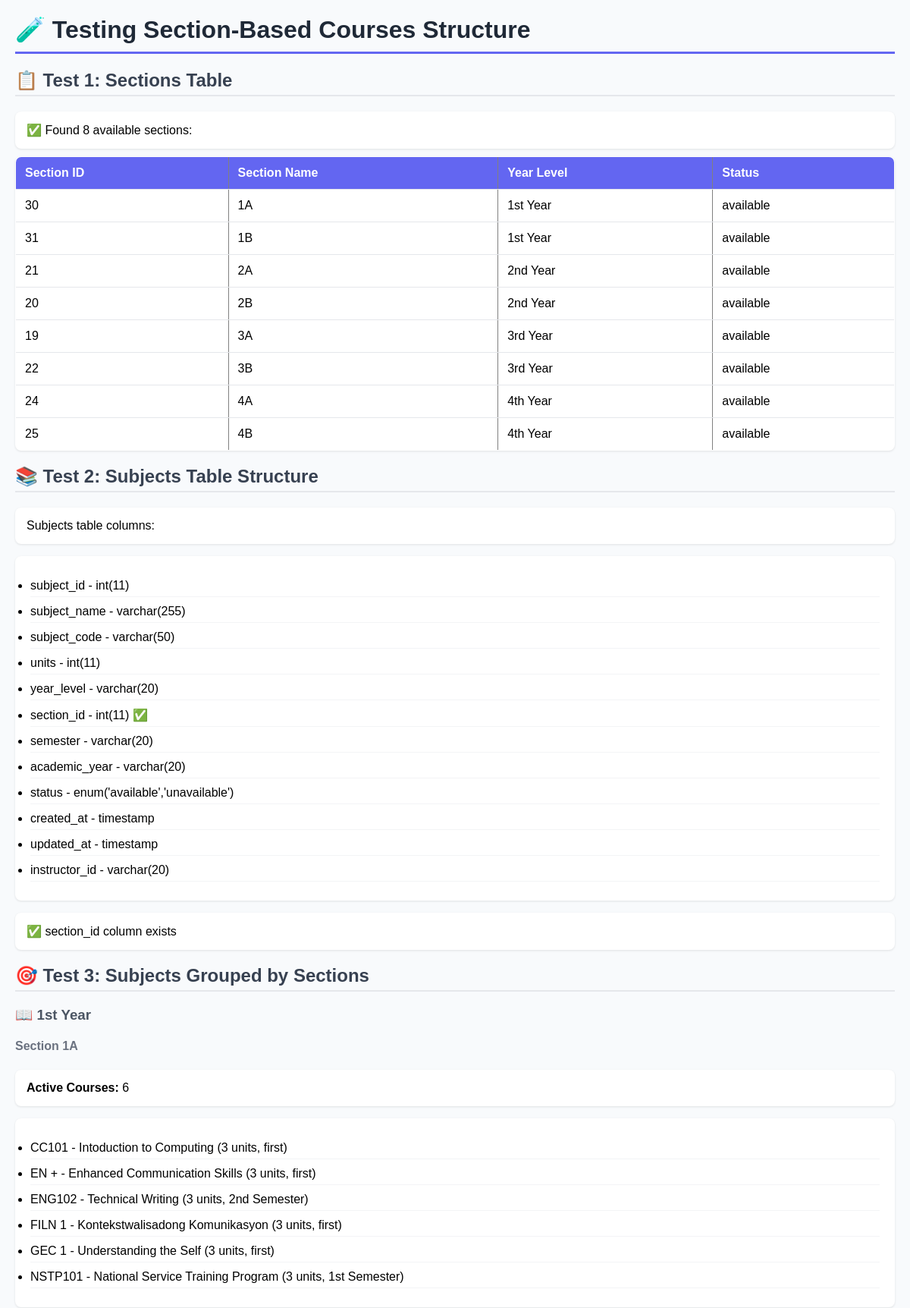
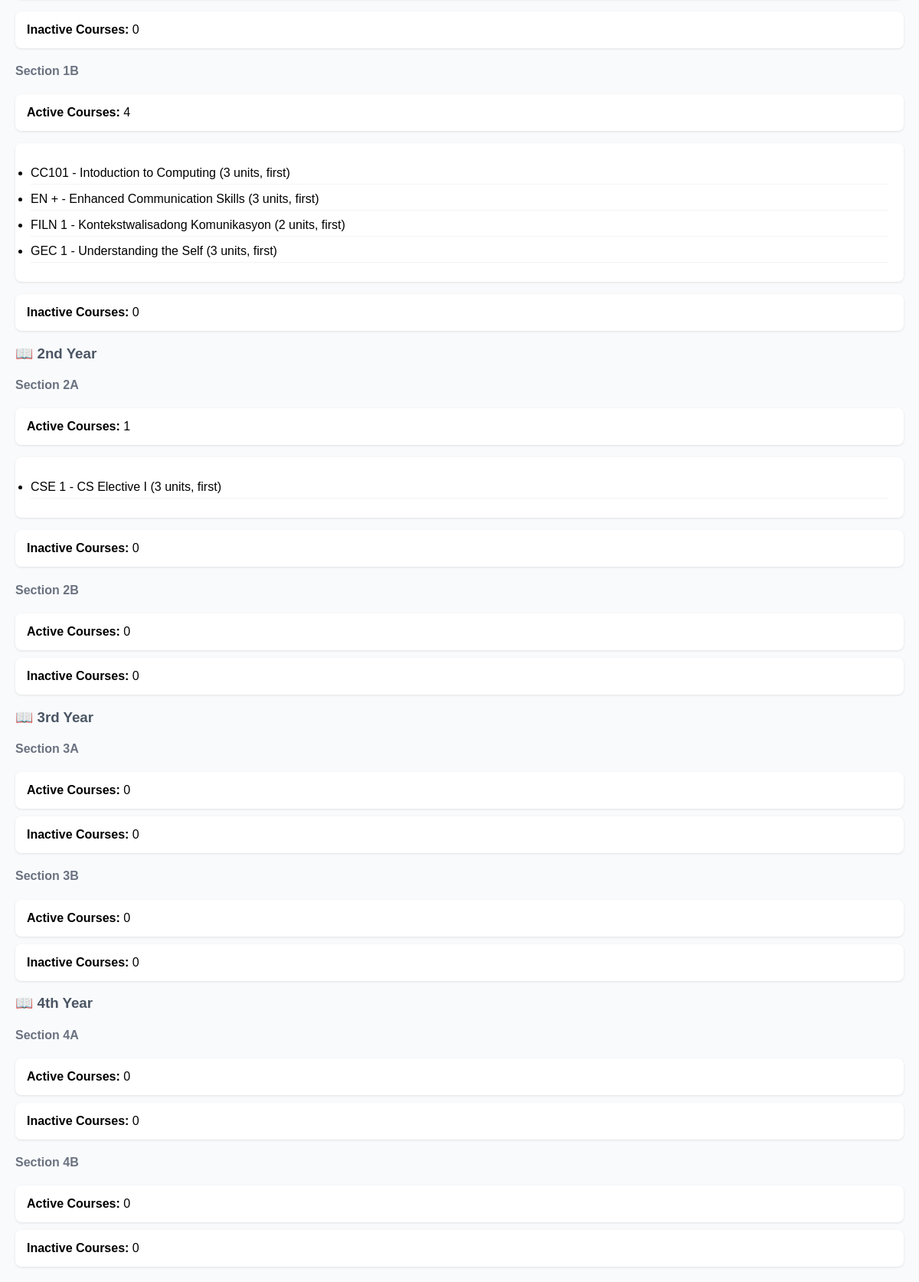
/test_section_based_courses.php, run on the app's committed database (2 pictures, top to bottom).
### tables this page shows
CREATE TABLE `sections` (
  `section_id` int NOT NULL AUTO_INCREMENT,
  `section_name` varchar(100) NOT NULL,
  `year_level` varchar(20) NOT NULL,
  `status` enum('available','unavailable') NOT NULL DEFAULT 'available',
  `created_at` timestamp NOT NULL DEFAULT CURRENT_TIMESTAMP,
  `updated_at` timestamp NOT NULL DEFAULT CURRENT_TIMESTAMP ON UPDATE CURRENT_TIMESTAMP,
  PRIMARY KEY (`section_id`),
  UNIQUE KEY `section_year` (`section_name`,`year_level`)
);

CREATE TABLE `subjects` (
  `subject_id` int NOT NULL AUTO_INCREMENT,
  `subject_name` varchar(255) NOT NULL,
  `subject_code` varchar(50) NOT NULL,
  `units` int NOT NULL DEFAULT '3',
  `year_level` varchar(20) NOT NULL,
  `section_id` int DEFAULT NULL,
  `semester` varchar(20) DEFAULT 'first',
  `academic_year` varchar(20) DEFAULT '2024-2025',
  `status` enum('available','unavailable') NOT NULL DEFAULT 'available',
  `created_at` timestamp NOT NULL DEFAULT CURRENT_TIMESTAMP,
  `updated_at` timestamp NOT NULL DEFAULT CURRENT_TIMESTAMP ON UPDATE CURRENT_TIMESTAMP,
  `instructor_id` varchar(20) DEFAULT NULL,
  PRIMARY KEY (`subject_id`),
  KEY `subject_code` (`subject_code`),
  KEY `idx_subjects_semester` (`semester`),
  KEY `idx_subjects_year_semester` (`year_level`,`semester`),
  KEY `idx_year_level` (`year_level`),
  KEY `idx_semester` (`semester`),
  KEY `idx_academic_year` (`academic_year`),
  KEY `idx_status` (`status`),
  KEY `idx_subjects_section_id` (`section_id`),
  CONSTRAINT `fk_subjects_section` FOREIGN KEY (`section_id`) REFERENCES `sections` (`section_id`) ON DELETE SET NULL
);

### config/database.php (called while the page is built, shortened)
<?php
class Database {
    private $host = DB_HOST;
    private $user = DB_USER;
    private $pass = DB_PASS;
    private $dbname = DB_NAME;
    private $dbh;
    private $stmt;
    public function __construct() {
        $dsn = 'mysql:host=' . $this->host . ';dbname=' . $this->dbname;
        $options = array(
            PDO::ATTR_PERSISTENT => true,
            PDO::ATTR_ERRMODE => PDO::ERRMODE_EXCEPTION
        );
        try {
            $this->dbh = new PDO($dsn, $this->user, $this->pass, $options);
        } catch(PDOException $e) {
            $this->error = $e->getMessage();
            throw new Exception("Database connection failed: " . $e->getMessage());
        }
    }
    public function query($query) {
        $this->stmt = $this->dbh->prepare($query);
    }
    public function bind($param, $value, $type = null) {
        if (is_null($type)) {
            switch (true) {
                case is_int($value):
                    $type = PDO::PARAM_INT;
                    break;
                default:
                    $type = PDO::PARAM_STR;
            }
        }
        $this->stmt->bindValue($param, $value, $type);
    }
    public function execute() {
        return $this->stmt->execute();
    }
    public function resultset() {
        $this->execute();
        return $this->stmt->fetchAll(PDO::FETCH_ASSOC);
    }
}

### test_section_based_courses.php (the view, shortened to what this page needs)
<?php
require_once 'config/database.php';
echo "<h1>🧪 Testing Section-Based Courses Structure</h1>";
try {
    $database = new Database();
    echo "<h2>📋 Test 1: Sections Table</h2>";
    $database->query("SELECT * FROM sections WHERE status = 'available' ORDER BY year_level, section_name");
    $database->execute();
    $sections = $database->resultset();
    if (!empty($sections)) {
        echo "<p>✅ Found " . count($sections) . " available sections:</p>";
        echo "<table border='1' style='border-collapse: collapse; width: 100%;'>";
        echo "<tr><th>Section ID</th><th>Section Name</th><th>Year Level</th><th>Status</th></tr>";
        foreach ($sections as $section) {
            echo "<tr>";
            echo "<td>" . htmlspecialchars($section['section_id']) . "</td>";
            echo "<td>" . htmlspecialchars($section['section_name']) . "</td>";
            echo "<td>" . htmlspecialchars($section['year_level']) . "</td>";
            echo "<td>" . htmlspecialchars($section['status']) . "</td>";
            echo "</tr>";
        }
        echo "</table>";
    } else {
        echo "<p>❌ No sections found</p>";
    }
    echo "<h2>📚 Test 2: Subjects Table Structure</h2>";
    $database->query("DESCRIBE subjects");
    $database->execute();
    $columns = $database->resultset();
    $hasSectionId = false;
    echo "<p>Subjects table columns:</p><ul>";
    foreach ($columns as $column) {
        echo "<li>" . htmlspecialchars($column['Field']) . " - " . htmlspecialchars($column['Type']);
        if ($column['Field'] === 'section_id') {
            $hasSectionId = true;
            echo " ✅";
        }
        echo "</li>";
    }
    echo "</ul>";
    if ($hasSectionId) {
        echo "<p>✅ section_id column exists</p>";
    } else {
        echo "<p>❌ section_id column missing</p>";
    }
    echo "<h2>🎯 Test 3: Subjects Grouped by Sections</h2>";
    $year_levels = ['1st Year', '2nd Year', '3rd Year', '4th Year'];
    foreach ($year_levels as $year_level) {
        echo "<h3>📖 " . htmlspecialchars($year_level) . "</h3>";
        $database->query("SELECT section_id, section_name FROM sections WHERE year_level = :year_level AND status = 'available' ORDER BY section_name");
        $database->bind(':year_level', $year_level);
        $database->execute();
        $yearSections = $database->resultset();
        if (!empty($yearSections)) {
            foreach ($yearSections as $section) {
                echo "<h4>Section " . htmlspecialchars($section['section_name']) . "</h4>";
                $database->query("SELECT s.subject_id, s.subject_code, s.subject_name, s.units, s.semester, s.status, sec.section_name
                                 FROM subjects s
                                 LEFT JOIN sections sec ON s.section_id = sec.section_id
                                 WHERE s.year_level = :year_level AND s.section_id = :section_id AND s.status = 'available'
                                 ORDER BY s.subject_code");
                $database->bind(':year_level', $year_level);
                $database->bind(':section_id', $section['section_id']);
                $database->execute();
                $activeSubjects = $database->resultset();
                $database->query("SELECT s.subject_id, s.subject_code, s.subject_name, s.units, s.semester, s.status, sec.section_name
                                 FROM subjects s
                                 LEFT JOIN sections sec ON s.section_id = sec.section_id
                                 WHERE s.year_level = :year_level AND s.section_id = :section_id AND s.status = 'unavailable'
                                 ORDER BY s.subject_code");
                $database->bind(':year_level', $year_level);
                $database->bind(':section_id', $section['section_id']);
                $database->execute();
                $inactiveSubjects = $database->resultset();
                echo "<p><strong>Active Courses:</strong> " . count($activeSubjects) . "</p>";
                if (!empty($activeSubjects)) {
                    echo "<ul>";
                    foreach ($activeSubjects as $subject) {
                        echo "<li>" . htmlspecialchars($subject['subject_code']) . " - " . htmlspecialchars($subject['subject_name']) . " (" . $subject['units'] . " units, " . htmlspecialchars($subject['semester']) . ")</li>";
                    }
                    echo "</ul>";
                }
                echo "<p><strong>Inactive Courses:</strong> " . count($inactiveSubjects) . "</p>";
            }
        } else {
            echo "<p>No sections available for " . htmlspecialchars($year_level) . "</p>";
        }
    }
} catch (Exception $e) {
    echo "<p style='color: red;'>❌ Error: " . htmlspecialchars($e->getMessage()) . "</p>";
}
?>

### test_section_based_courses.php (style rules this page uses)
h1 { color: #1f2937; border-bottom: 3px solid #6366f1; padding-bottom: 10px; }
h2 { color: #374151; border-bottom: 2px solid #e5e7eb; padding-bottom: 5px; }
h3 { color: #4b5563; }
h4 { color: #6b7280; }
table { margin: 10px 0; background: white; border-radius: 8px; overflow: hidden; box-shadow: 0 1px 3px rgba(0,0,0,0.1); }
th, td { padding: 12px; text-align: left; border-bottom: 1px solid #e5e7eb; }
th { background: #6366f1; color: white; font-weight: 600; }
ul { background: white; padding: 20px; border-radius: 8px; box-shadow: 0 1px 3px rgba(0,0,0,0.1); }
li { margin: 5px 0; padding: 5px 0; border-bottom: 1px solid #f3f4f6; }
p { background: white; padding: 15px; border-radius: 8px; box-shadow: 0 1px 3px rgba(0,0,0,0.1); margin: 10px 0; }

### data on the page
sections: section_id "30", section_name "1A", year_level "1st Year", status "available", count($activeSubjects) "6", count($inactiveSubjects) "0"
sections: section_id "31", section_name "1B", year_level "1st Year", status "available", count($activeSubjects) "4", count($inactiveSubjects) "0"
sections: section_id "21", section_name "2A", year_level "2nd Year", status "available", count($activeSubjects) "1", count($inactiveSubjects) "0"
sections: section_id "20", section_name "2B", year_level "2nd Year", status "available", count($activeSubjects) "0", count($inactiveSubjects) "0"
sections: section_id "19", section_name "3A", year_level "3rd Year", status "available", count($activeSubjects) "0", count($inactiveSubjects) "0"
sections: section_id "22", section_name "3B", year_level "3rd Year", status "available", count($activeSubjects) "0", count($inactiveSubjects) "0"
sections: section_id "24", section_name "4A", year_level "4th Year", status "available", count($activeSubjects) "0", count($inactiveSubjects) "0"
sections: section_id "25", section_name "4B", year_level "4th Year", status "available", count($activeSubjects) "0", count($inactiveSubjects) "0"
subjects: subject_code "CC101", subject_name "Intoduction to Computing", units "3", semester "first"
subjects: subject_code "EN +", subject_name "Enhanced Communication Skills", units "3", semester "first"
subjects: subject_code "ENG102", subject_name "Technical Writing", units "3", semester "2nd Semester"
subjects: subject_code "FILN 1", subject_name "Kontekstwalisadong Komunikasyon", units "3", semester "first"
subjects: subject_code "GEC 1", subject_name "Understanding the Self", units "3", semester "first"
subjects: subject_code "NSTP101", subject_name "National Service Training Program", units "3", semester "1st Semester"
subjects: subject_code "CC101", subject_name "Intoduction to Computing", units "3", semester "first"
subjects: subject_code "EN +", subject_name "Enhanced Communication Skills", units "3", semester "first"
subjects: subject_code "FILN 1", subject_name "Kontekstwalisadong Komunikasyon", units "2", semester "first"
subjects: subject_code "GEC 1", subject_name "Understanding the Self", units "3", semester "first"
subjects: subject_code "CSE 1", subject_name "CS Elective I", units "3", semester "first"

### other printed values
count($sections) "8"
$column['Field'] "subject_id"
$column['Type'] "int(11)"
$column['Field'] "subject_name"
$column['Type'] "varchar(255)"
$column['Field'] "subject_code"
$column['Type'] "varchar(50)"
$column['Field'] "units"
$column['Field'] "year_level"
$column['Type'] "varchar(20)"
$column['Field'] "section_id"
$column['Field'] "semester"
$column['Field'] "academic_year"
$column['Field'] "status"
$column['Type'] "enum('available','unavailable')"
